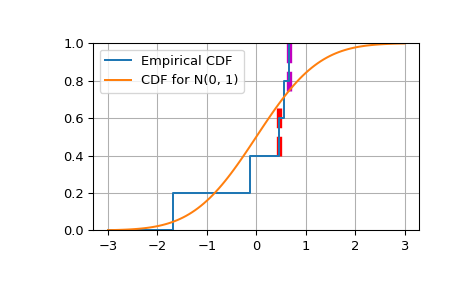

The Python source for this figure:
from scipy.special import smirnov

# Show the probability of a gap at least as big as 0, 0.5 and 1.0 for a sample of size 5

smirnov(5, [0, 0.5, 1.0])
# array([ 1.   ,  0.056,  0.   ])

# Compare a sample of size 5 drawn from a source N(0.5, 1) distribution against
# a target N(0, 1) CDF.

from scipy.stats import norm
rng = np.random.default_rng()
n = 5
gendist = norm(0.5, 1)       # Normal distribution, mean 0.5, stddev 1
x = np.sort(gendist.rvs(size=n, random_state=rng))
x
# array([-1.3922078 , -0.13526532,  0.1371477 ,  0.18981686,  1.81948167])
target = norm(0, 1)
cdfs = target.cdf(x)
cdfs
# array([0.08192974, 0.44620105, 0.55454297, 0.57527368, 0.96558101])
# # Construct the Empirical CDF and the K-S statistics (Dn+, Dn-, Dn)
ecdfs = np.arange(n+1, dtype=float)/n
cols = np.column_stack([x, ecdfs[1:], cdfs, cdfs - ecdfs[:n], ecdfs[1:] - cdfs])
np.set_printoptions(precision=3)
cols
# array([[-1.392,  0.2  ,  0.082,  0.082,  0.118],
# [-0.135,  0.4  ,  0.446,  0.246, -0.046],
# [ 0.137,  0.6  ,  0.555,  0.155,  0.045],
# [ 0.19 ,  0.8  ,  0.575, -0.025,  0.225],
# [ 1.819,  1.   ,  0.966,  0.166,  0.034]])
gaps = cols[:, -2:]
Dnpm = np.max(gaps, axis=0)
print('Dn-=%f, Dn+=%f' % (Dnpm[0], Dnpm[1]))
# Dn-=0.246201, Dn+=0.224726
probs = smirnov(n, Dnpm)
print(chr(10).join(['For a sample of size %d drawn from a N(0, 1) distribution:' % n,
     ' Smirnov n=%d: Prob(Dn- >= %f) = %.4f' % (n, Dnpm[0], probs[0]),
     ' Smirnov n=%d: Prob(Dn+ >= %f) = %.4f' % (n, Dnpm[1], probs[1])]))
# For a sample of size 5 drawn from a N(0, 1) distribution:
# Smirnov n=5: Prob(Dn- >= 0.246201) = 0.4713
# Smirnov n=5: Prob(Dn+ >= 0.224726) = 0.5243

# Plot the Empirical CDF against the target N(0, 1) CDF

import matplotlib.pyplot as plt
plt.step(np.concatenate([[-3], x]), ecdfs, where='post', label='Empirical CDF')
x3 = np.linspace(-3, 3, 100)
plt.plot(x3, target.cdf(x3), label='CDF for N(0, 1)')
plt.ylim([0, 1]); plt.grid(True); plt.legend();
# # Add vertical lines marking Dn+ and Dn-
iminus, iplus = np.argmax(gaps, axis=0)
plt.vlines([x[iminus]], ecdfs[iminus], cdfs[iminus], color='r', linestyle='dashed', lw=4)
plt.vlines([x[iplus]], cdfs[iplus], ecdfs[iplus+1], color='m', linestyle='dashed', lw=4)
plt.show()
